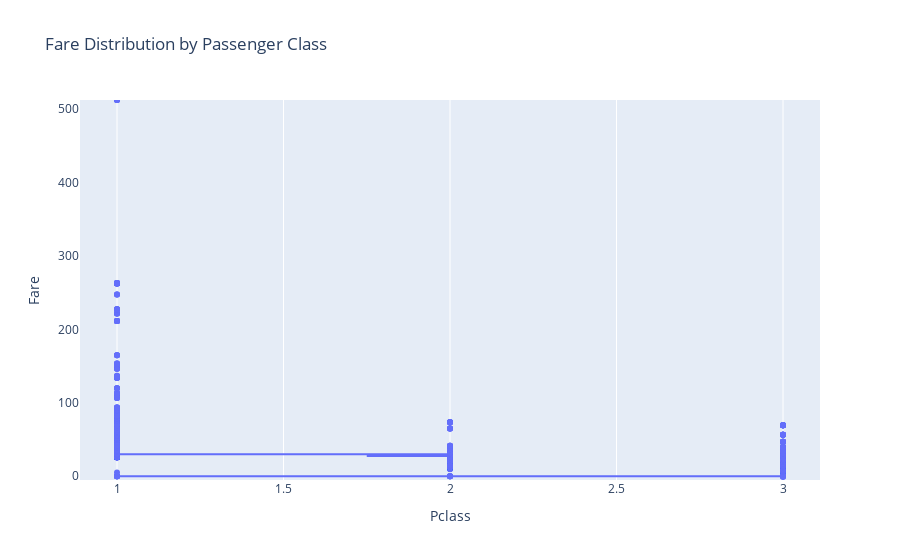

This figure's notebook cell:
### Code cell
fig = px.box(combined, x='Pclass', y='Fare', points='all', title='Fare Distribution by Passenger Class')
fig.show()

### Figure 1 — Plotly figure (JSON) as saved in the notebook; plotly's stock layout.template omitted (floating-point values rounded to 4 significant figures; data arrays with more than 128 entries replaced by an {"elided": "..."} marker saying what was removed)
{"data": [{"alignmentgroup": "True", "boxpoints": "all", "hovertemplate": "Pclass=%{x}<br>Fare=%{y}<extra></extra>", "legendgroup": "", "marker": {"color": "#636efa"}, "name": "", "notched": false, "offsetgroup": "", "orientation": "h", "showlegend": false, "type": "box", "x": {"elided": "1309 int values"}, "x0": " ", "xaxis": "x", "y": {"elided": "1309 mixed values"}, "y0": " ", "yaxis": "y"}], "layout": {"boxmode": "group", "legend": {"tracegroupgap": 0}, "title": {"text": "Fare Distribution by Passenger Class"}, "xaxis": {"anchor": "y", "domain": [0, 1], "title": {"text": "Pclass"}}, "yaxis": {"anchor": "x", "domain": [0, 1], "title": {"text": "Fare"}}}}
